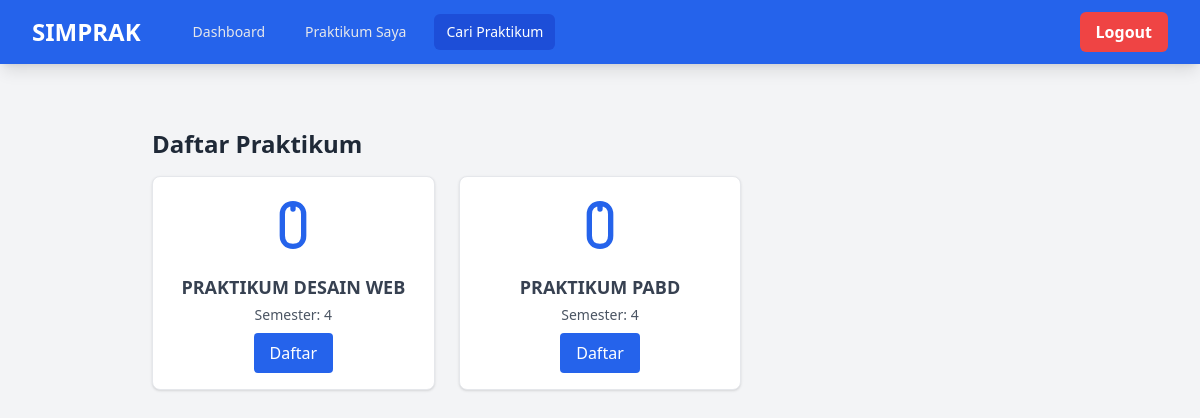
The page /SistemPengumpulanTugas/mahasiswa/courses.php (signed in) on the database its author committed.
### tables this page shows
CREATE TABLE `praktikum` (
  `id` int(11) NOT NULL,
  `nama_praktikum` varchar(100) NOT NULL,
  `semester` varchar(20) DEFAULT NULL,
  `dosen_pengampu` varchar(100) DEFAULT NULL,
  `created_at` datetime DEFAULT current_timestamp()
);

### SistemPengumpulanTugas/mahasiswa/courses.php (the view, shortened to what this page needs)
<?php
require_once 'templates/header_mahasiswa.php';
require_once '../config.php';
$userId = $_SESSION['user_id'];
$sql = "
  SELECT p.*,
    (SELECT COUNT(*) FROM peserta_praktikum pp
     WHERE pp.id_user = $userId AND pp.id_praktikum = p.id) AS sudah_daftar
  FROM praktikum p
  ORDER BY p.nama_praktikum ASC
";
$result = mysqli_query($conn, $sql);
?>
<div class="container mx-auto p-6 lg:p-8">
  <h1 class="text-2xl font-bold text-gray-800 mb-4">Daftar Praktikum</h1>
  <div class="grid grid-cols-1 md:grid-cols-2 lg:grid-cols-3 gap-6">
    <?php while ($row = mysqli_fetch_assoc($result)): ?>
      <div class="bg-white rounded-lg shadow p-4 border border-gray-200 text-center">
        <div class="flex justify-center mb-4">
          <svg xmlns="http://www.w3.org/2000/svg" class="h-16 w-16 text-blue-600" fill="none" viewBox="0 0 24 24" stroke="currentColor">
            <path stroke-linecap="round" stroke-linejoin="round" stroke-width="2" d="M12 6V4m0 0C9.613 4 8 5.613 8 8v8c0 2.387 1.613 4 4 4s4-1.613 4-4V8c0-2.387-1.613-4-4-4z" />
          </svg>
        </div>
        <h2 class="text-lg font-semibold text-gray-700 mb-1"><?= htmlspecialchars($row['nama_praktikum']) ?></h2>
        <p class="text-sm text-gray-600 mb-2">Semester: <?= $row['semester'] ?></p>
        <?php if ($row['sudah_daftar'] > 0): ?>
          <button class="bg-gray-300 text-gray-600 px-4 py-2 rounded cursor-not-allowed" disabled>
            Sudah Terdaftar
          </button>
        <?php else: ?>
          <form method="POST" onsubmit="return confirmDaftar(this);">
            <button type="submit" class="bg-blue-600 hover:bg-blue-700 text-white px-4 py-2 rounded">
              Daftar
            </button>
          </form>
        <?php endif; ?>
      </div>
    <?php endwhile; ?>
  </div>
</div>

### rows shown on the page
praktikum: nama_praktikum "PRAKTIKUM DESAIN WEB", semester "4"
praktikum: nama_praktikum "PRAKTIKUM PABD", semester "4"
